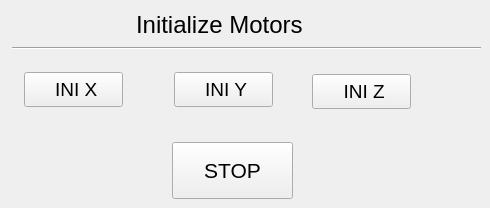
   <widget class="QWidget" name="tab_2">
    <property name="enabled">
     <bool>true</bool>
    </property>
    <attribute name="title">
     <string>Init</string>
    </attribute>
    <widget class="QLabel" name="label_6">
     <property name="geometry">
      <rect>
       <x>136</x>
       <y>14</y>
       <width>181</width>
       <height>22</height>
      </rect>
     </property>
     <property name="font">
      <font>
       <family>Cantarell</family>
       <pointsize>18</pointsize>
      </font>
     </property>
     <property name="text">
      <string>Initialize Motors</string>
     </property>
    </widget>
    <widget class="Line" name="line_6">
     <property name="geometry">
      <rect>
       <x>12</x>
       <y>38</y>
       <width>469</width>
       <height>20</height>
      </rect>
     </property>
     <property name="orientation">
      <enum>Qt::Horizontal</enum>
     </property>
    </widget>
    <widget class="QPushButton" name="pushButtonInitX">
     <property name="enabled">
      <bool>true</bool>
     </property>
     <property name="geometry">
      <rect>
       <x>24</x>
       <y>72</y>
       <width>99</width>
       <height>35</height>
      </rect>
     </property>
     <property name="font">
      <font>
       <family>Cantarell</family>
       <pointsize>14</pointsize>
      </font>
     </property>
     <property name="text">
      <string> INI X</string>
     </property>
    </widget>
    <widget class="QPushButton" name="quit_5">
     <property name="geometry">
      <rect>
       <x>172</x>
       <y>142</y>
       <width>121</width>
       <height>57</height>
      </rect>
     </property>
     <property name="font">
      <font>
       <family>Cantarell</family>
       <pointsize>16</pointsize>
      </font>
     </property>
     <property name="text">
      <string>STOP</string>
     </property>
    </widget>
    <widget class="QPushButton" name="pushButtonInitZ">
     <property name="enabled">
      <bool>true</bool>
     </property>
     <property name="geometry">
      <rect>
       <x>312</x>
       <y>74</y>
       <width>99</width>
       <height>35</height>
      </rect>
     </property>
     <property name="font">
      <font>
       <family>Cantarell</family>
       <pointsize>14</pointsize>
      </font>
     </property>
     <property name="text">
      <string> INI Z</string>
     </property>
    </widget>
    <widget class="QPushButton" name="pushButtonInitY">
     <property name="enabled">
      <bool>true</bool>
     </property>
     <property name="geometry">
      <rect>
       <x>174</x>
       <y>72</y>
       <width>99</width>
       <height>35</height>
      </rect>
     </property>
     <property name="font">
      <font>
       <family>Cantarell</family>
       <pointsize>14</pointsize>
      </font>
     </property>
     <property name="text">
      <string> INI Y</string>
     </property>
    </widget>
   </widget>
